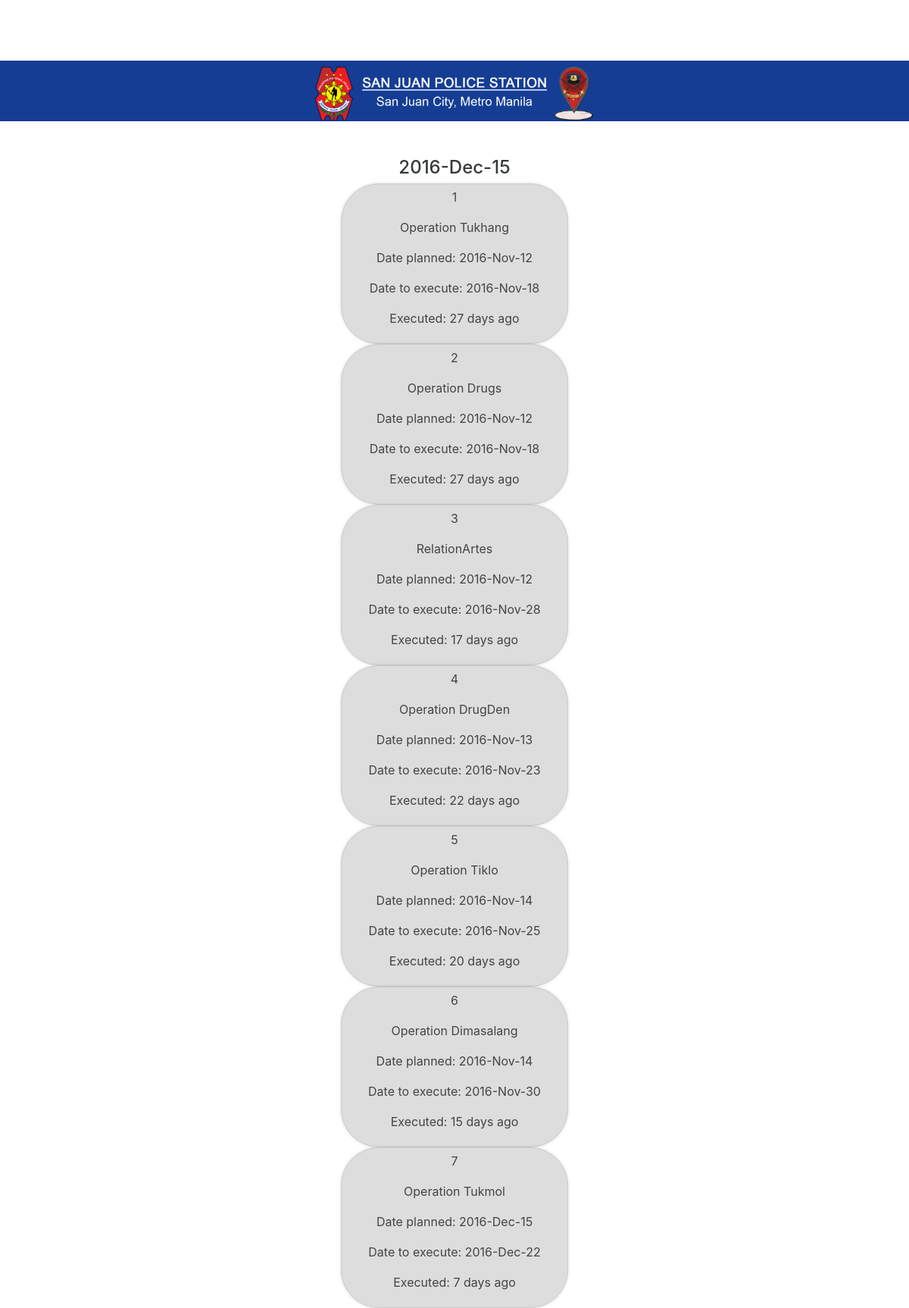
The page /history.php on the database its author committed.
### tables this page shows
CREATE TABLE IF NOT EXISTS `tbl_operations` (
  `operation_id` int(11) NOT NULL AUTO_INCREMENT,
  `operation_name` varchar(100) NOT NULL,
  `operation_password` varchar(50) NOT NULL,
  `date_plan` date NOT NULL,
  `date_execute` date NOT NULL,
  `num_officers` int(11) NOT NULL,
  PRIMARY KEY (`operation_id`)
);

### history.php (the view, shortened to what this page needs)
<?php
include('db_conn.php');
$today = date("Y-M-d");
$sql = "SELECT * FROM tbl_operations";
$results = $conn->query($sql);
function dateformatting($date){
return date_format(date_create($date),'Y-M-d ');
}
function dateDifference($date1, $date2){
    $d1 = new DateTime($date1);
    $d2 = new DateTime($date2);
    $diff = $d1->diff($d2);
    $diff = $diff->format('%R%a days');
    if($diff > 0){
    return array("#99FF99", $diff);
    }else if($diff<0){
    return array("#FBBDBC", $diff);
    }
}
?>
<!DOCTYPE html>
<html lang="en">
  <head>
    <link href="dist/css/bootstrap.min.css" rel="stylesheet">
    <link href="starter-template.css" rel="stylesheet">
  </head>
  <body>
    <div class="navbar navbar-fixed-top">
      <center><img src="images/header.png" style="width:400px;"></center>
    </div>
    <div class="container-fluid">
    <br>
    <br>
    <?php echo "<center><h4>".$today."</h4></center>"; ?>
    <?php
    while($result = $results->fetch_assoc()){
     $d = dateDifference(dateformatting($today),dateformatting($result['date_execute']));
     $diff = $d[1];
     $id = $result['operation_id'];
     echo '<div class="data_container" style="background:$d[0]" onClick="return pressed('.$id.');">';
     echo "<p>" .$id."</p>";
     echo "<p>" .$result['operation_name']."</p>";
     echo "<p> Date planned: " .dateformatting($result['date_plan'])."</p>";
     echo "<p> Date to execute: " .dateformatting($result['date_execute'])."</p>";
     if($diff<0){
     $neg = abs($diff);
     echo "<p>Executed: $neg days ago</p>";
     }else if($diff>0){
     $pos = abs($diff);
     echo "<p>To execute: $pos days to go</p>";
     }
     echo "</div>";
    }
    ?>
    </div>
  </body>
</html>

### starter-template.css (style rules this page uses)
body { padding-top: 5rem; }
.navbar { height: 80px; background-color: #153d94; position: relative; }

### history.php (style rules this page uses)
.data_container { border-radius: 50px; color:#444; border:1px solid #CCC; background:#DDD; box-shadow: 0 0 5px -1px rgba(0,0,0,0.2); cursor:pointer; max-width: 300px; align-self: center; padding: 5px; text-align: center; margin:0 auto; }

### rows shown on the page
tbl_operations: operation_id "1", operation_name "Operation Tukhang", date_plan "2016-Nov-12", date_execute "2016-Nov-18", date_execute "27"
tbl_operations: operation_id "2", operation_name "Operation Drugs", date_plan "2016-Nov-12", date_execute "2016-Nov-18", date_execute "27"
tbl_operations: operation_id "3", operation_name "RelationArtes", date_plan "2016-Nov-12", date_execute "2016-Nov-28", date_execute "17"
tbl_operations: operation_id "4", operation_name "Operation DrugDen", date_plan "2016-Nov-13", date_execute "2016-Nov-23", date_execute "22"
tbl_operations: operation_id "5", operation_name "Operation Tiklo", date_plan "2016-Nov-14", date_execute "2016-Nov-25", date_execute "20"
tbl_operations: operation_id "6", operation_name "Operation Dimasalang", date_plan "2016-Nov-14", date_execute "2016-Nov-30", date_execute "15"
tbl_operations: operation_id "7", operation_name "Operation Tukmol", date_plan "2016-Dec-15", date_execute "2016-Dec-22", date_execute "7"
